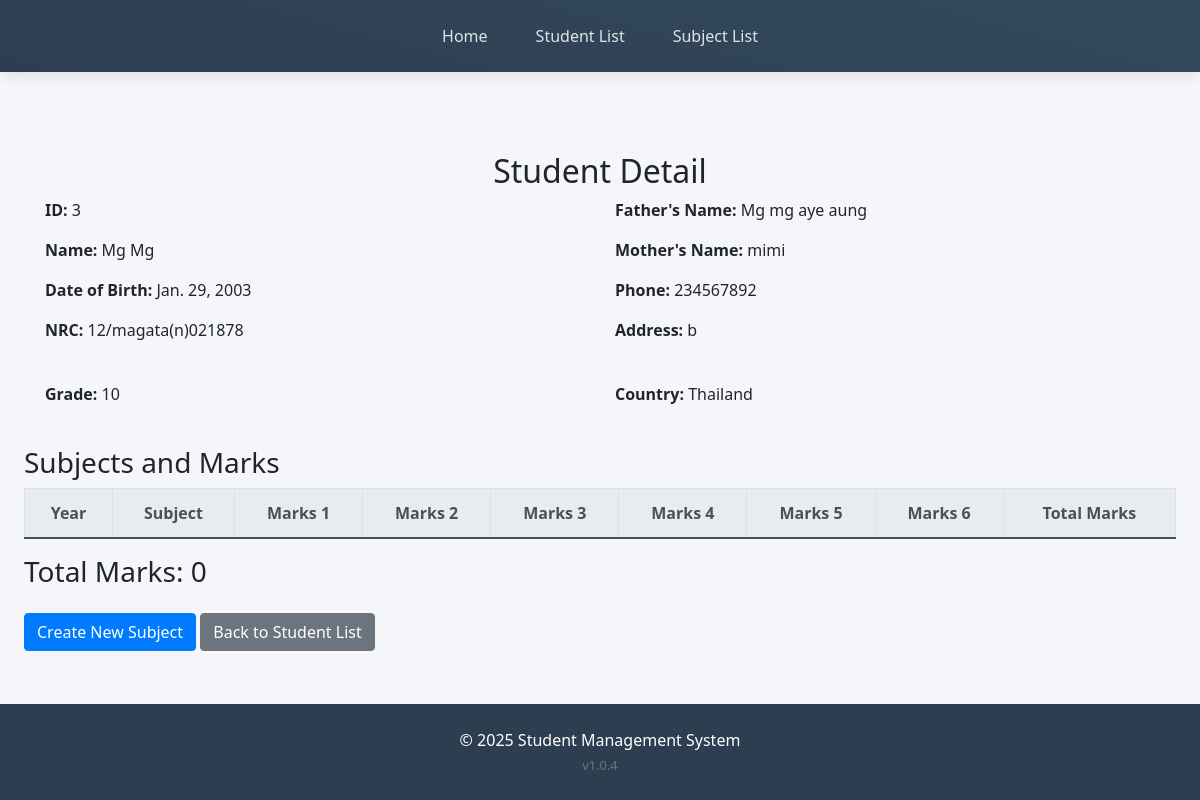
Page /management/students/3/ on the committed database.
### student_app/models.py (models this page shows, shortened)
class Student(models.Model):
    name = models.CharField(max_length=100)
    dob = models.DateField()  # Date of Birth
    nrc = models.CharField(max_length=50, unique=True)  # National Registration Card number (assuming it's unique)
    father_name = models.CharField(max_length=100)
    mother_name = models.CharField(max_length=100)
    phone = models.CharField(max_length=15)  # Phone number
    address = models.TextField()  # Long address details
    grade = models.CharField(max_length=10)  # Grade (A, B, etc.)
    country = models.CharField(max_length=100)
    class Meta:
        verbose_name = "Student"
        verbose_name_plural = "Students"

### student_app/views.py (the view)
# urls.py: path('students/<int:student_id>/', views.student_detail, name='student_detail'),  # New detail view
def student_detail(request, student_id):
    student = get_object_or_404(Student, id=student_id)
    subjects = Subject.objects.filter(student=student) .order_by('year')  # Fetch subjects for this student
    total_marks = 0
    for subject in subjects:
        total_marks += (subject.subject1_marks + subject.subject2_marks +
                        subject.subject3_marks + subject.subject4_marks +
                        subject.subject5_marks + subject.subject6_marks)
    return render(request, 'student/student_detail.html', {'student': student, 'subjects': subjects, 'total_marks': total_marks})

### templates/student/student_detail.html (shortened to what this page needs)
{% extends 'base.html' %}
{% block content %}
<div class="container mt-5">
    <h2 class="text-center">Student Detail</h2>
    <div class="row mb-4">
        <div class="col-md-6">
            <p><strong>ID:</strong> {{ student.id }}</p>
            <p><strong>Name:</strong> {{ student.name }}</p>
            <p><strong>Date of Birth:</strong> {{ student.dob }}</p>
            <p><strong>NRC:</strong> {{ student.nrc }}</p>
        </div>
        <div class="col-md-6">
            <p><strong>Father's Name:</strong> {{ student.father_name }}</p>
            <p><strong>Mother's Name:</strong> {{ student.mother_name }}</p>
            <p><strong>Phone:</strong> {{ student.phone }}</p>
            <p><strong>Address:</strong> {{ student.address }}</p>
        </div>
    </div>
    <div class="row mb-4">
        <div class="col-md-6">
            <p><strong>Grade:</strong> {{ student.grade }}</p>
        </div>
        <div class="col-md-6">
            <p><strong>Country:</strong> {{ student.country }}</p>
        </div>
    </div>
    </div>
  <h3>Subjects and Marks</h3>
  <table class="table table-bordered">
      <thead class="thead-light">
          <tr style="text-align: center;">
              <th>Year</th>
              <th>Subject</th>
              <th>Marks 1</th>
              <th>Marks 2</th>
              <th>Marks 3</th>
              <th>Marks 4</th>
              <th>Marks 5</th>
              <th>Marks 6</th>
              <th>Total Marks</th>
          </tr>
      </thead>
  </table>
  <h3>Total Marks: {{ total_marks|floatformat:0  }}</h3>
  <div class="mt-4">
      <a class="btn btn-primary" href="{% url 'create_subject' %}">Create New Subject</a>
      <a class="btn btn-secondary" href="{% url 'student_list' %}">Back to Student List</a>
  </div>
</div>
{% endblock %}

### templates/base.html (style rules this page uses)
:root { --primary-color: #2c3e50; --secondary-color: #3498db; --accent-color: #e74c3c; --light-bg: #f5f6fa; }
body { background-color: var(--light-bg); font-family: 'Segoe UI', system-ui, -apple-system, sans-serif; min-height: 100vh; display: flex; flex-direction: column; }

### rows in the picture
Student: id "3", name "Mg Mg", dob "Jan. 29, 2003", nrc "12/magata(n)021878", father_name "Mg mg aye aung", mother_name "mimi", phone "234567892", address "b", grade "10", country "Thailand"

### other values in the picture
{{ total_marks|floatformat:0 }} "0"
